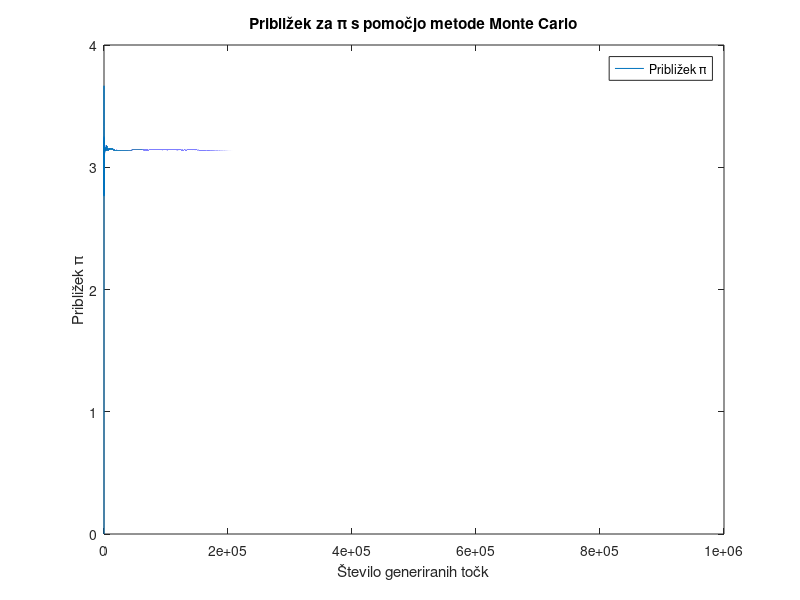

Write MATLAB code to recreate this figure.
function mcc_pi()
    n = 1000000;
    r = 1.0;
    tocke_v_krogu = 0;
    priblizek_pi = zeros(n, 1);

    for i = 1:n
        x = -r + 2 * r * rand();
        y = -r + 2 * r * rand();
        if x^2 + y^2 <= r^2
            tocke_v_krogu = tocke_v_krogu + 1;
        end
        priblizek_pi(i) = (tocke_v_krogu / i) * 4;
    end

    figure;
    plot(1:n, priblizek_pi);
    title('Približek za π s pomočjo metode Monte Carlo');
    xlabel('Število generiranih točk');
    ylabel('Približek π');
    legend("Približek π");
    fprintf('Končni približek π: %f\n', priblizek_pi(n));
    
end

